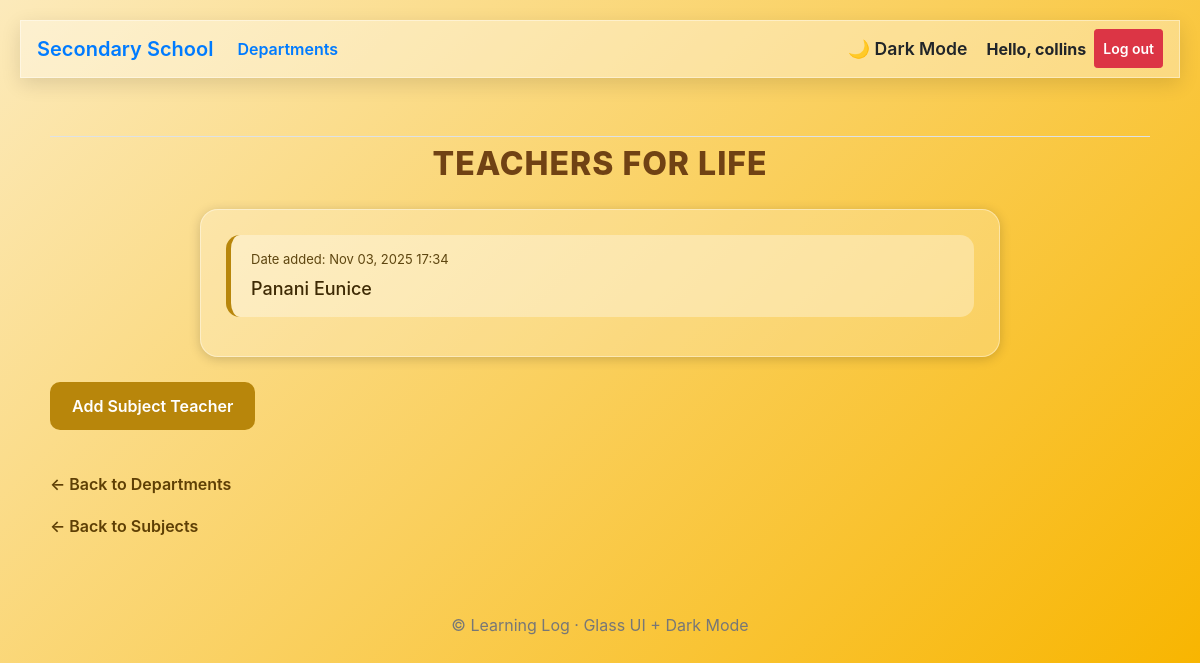
Page /subject/6/ (signed in) on the committed database.
### school_app/models.py (models this page shows, shortened)
class Subjects(models.Model):
    department_subjects = models.ForeignKey(Departments, on_delete=models.CASCADE)
    owner = models.ForeignKey(User, on_delete=models.CASCADE)
    text = models.CharField(max_length=300)
    date_added = models.DateTimeField(auto_now_add=True)
    class Meta:
        verbose_name_plural = 'subjects'

class SubjectTeacher(models.Model):
    teacher_subject = models.ForeignKey(Subjects, on_delete=models.CASCADE, related_name='teacher_subject')
    text = models.CharField(max_length=1000)
    date_added = models.DateTimeField(auto_now_add=True)

### school_app/views.py (the view)
# urls.py: path('subject/<int:subject_id>/', views.subject_teacher, name='subject_teacher'),
@login_required()
def subject_teacher(request, subject_id):
    subject = get_object_or_404(Subjects, id=subject_id)
    if subject.owner != request.user:
        raise Http404
    teacher = subject.teacher_subject.order_by("date_added")
    department = subject.department_subjects
    context = {'subject': subject, 'teacher': teacher, 'department': department}
    return render(request, 'school_app/subject_teacher.html', context)

### school_app/templates/school_app/subject_teacher.html (shortened to what this page needs)
{% extends 'school_app/base.html' %}
{% block content %}
<h2 class="page-title">Teachers for {{ subject.text }}</h2>
<div class="teacher-container">
    {% for name in teacher %}
        <div class="teacher-card">
            <div class="teacher-date">
                Date added: {{ name.date_added|date:"M d, Y H:i" }}
            </div>
            <div class="teacher-name">
                {{ name.text }}
            </div>
        </div>
    {% empty %}
        <div class="teacher-card">
            No teacher for {{ subject }} has been added yet.
        </div>
    {% endfor %}
</div>
<a class="gold-btn" href="{% url 'school_app:new_teacher' subject.id %}">
    Add Subject Teacher
</a>
<br><br>
<a class="back-link" href="{% url 'school_app:departments' %}">← Back to Departments</a>
<br>
<a class="back-link" href="{% url 'school_app:subjects' department.id %}">← Back to Subjects</a>
{% endblock content %}

### school_app/templates/school_app/base.html (shortened to what this page needs)
{% load bootstrap4 %}
<!doctype html>
<html lang="en">
<head>
    {% bootstrap_css %}
</head>
<body class="fade-in">
<nav class="navbar navbar-expand-md glass-nav mb-4">
    <a class="navbar-brand" href="{% url 'school_app:index' %}">Secondary School</a>
    <div class="collapse navbar-collapse" id="mainNav">
        <ul class="navbar-nav mr-auto slide-up">
            <li class="nav-item">
                <a class="nav-link" href="{% url 'school_app:departments' %}">Departments</a>
            </li>
        </ul>
        <ul class="navbar-nav ml-auto slide-up">
            <li class="nav-item">
                <span id="darkModeToggle" class="nav-link">
                    🌙 Dark Mode
                </span>
            </li>
            {% if user.is_authenticated %}
                <li class="nav-item">
                    <span class="nav-link font-weight-bold">
                        Hello, {{ user.username }}
                    </span>
                </li>
                <li class="nav-item">
                    <form action="{% url 'users:logout' %}" method="post" style="display:inline;">
                        <button type="submit" class="nav-link btn btn-danger btn-sm text-white">
                            Log out
                        </button>
                    </form>
                </li>
            {% endif %}
        </ul>
    </div>
</nav>
<main class="container main-container slide-up">
    <div class="pb-2 mb-2 border-bottom">
    </div>
    <div>
        {% block content %}{% endblock content %}
    </div>
</main>
<div class="footer slide-up">
    &copy; {{ now|date:"Y" }} Learning Log · Glass UI + Dark Mode
</div>
</body>
</html>

### school_app/templates/school_app/base.html (style rules this page uses)
.glass-nav { background: rgba(255, 255, 255, 0.35); backdrop-filter: blur(18px) saturate(180%); -webkit-backdrop-filter: blur(18px) saturate(180%); border: 1px solid rgba(255, 255, 255, 0.4); box-shadow: 0 6px 20px rgba(0,0,0,0.12); }
.nav-link, .navbar-brand { font-weight: 600; transition: 0.4s; }
.fade-in { animation: fadeIn 0.9s ease forwards; }
.slide-up { animation: slideUp 0.9s ease forwards; }
.main-container { margin-top: 30px; padding: 20px; }
#darkModeToggle { cursor: pointer; font-size: 1.1rem; padding: 6px 10px; border-radius: 8px; border: 1px solid transparent; }
.footer { text-align: center; padding: 15px; margin-top: 40px; color: #777; }

### school_app/templates/school_app/subject_teacher.html (style rules this page uses)
body { background: linear-gradient(135deg, #fceabb, #f8b500); padding: 20px; }
.page-title { color: #704214; font-size: 32px; font-weight: 800; text-align: center; margin-bottom: 25px; letter-spacing: 1px; text-transform: uppercase; }
.teacher-container { background: rgba(255, 255, 255, 0.22); backdrop-filter: blur(18px); padding: 25px; border-radius: 18px; border: 1px solid rgba(255,255,255,0.4); width: 90%; max-width: 800px; margin: 0 auto 25px auto; box-shadow: 0 2px 12px rgba(0,0,0,0.18); }
.teacher-card { background: rgba(255,255,255,0.33); padding: 15px 20px; margin-bottom: 14px; border-radius: 14px; border-left: 5px solid #b8860b; }
.teacher-date { font-size: 13px; color: #5e4610; }
.teacher-name { font-size: 18px; margin-top: 6px; color: #3e2a04; font-weight: 500; }
.gold-btn { display: inline-block; background: #b8860b; padding: 12px 22px; color: white; text-decoration: none; border-radius: 10px; font-weight: 600; transition: background .25s ease; }
.back-link { display: inline-block; margin-top: 18px; color: #5e3f05; text-decoration: none; font-weight: 600; }

### rows in the picture
Subjects: text "LIFE"
SubjectTeacher: date_added "Nov 03, 2025 17:34", text "Panani Eunice"

### other values in the picture
{{ user.username }} "collins"
